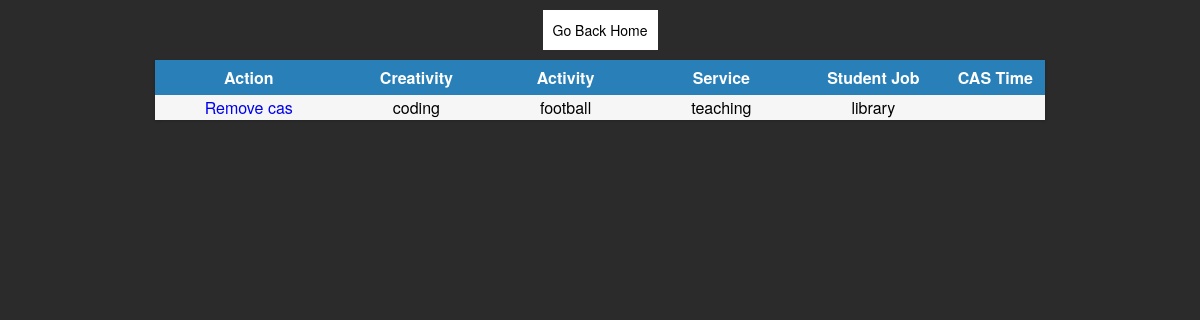
The page /yourcases.php (signed in) on the database its author committed.
### tables this page shows
CREATE TABLE caschoices(id integer primary key, userid integer, username text, creativity text, activity text, service text, studentjob text);

### yourcases.php (the view, shortened to what this page needs)
<?php
session_start();echo '<center><div class="wrap"><a href="admin.php" class="go">Go Back Home</a></div></center>';?>
<?php
$conn = new PDO('sqlite:db_member.sqlite3');
$select = "select caschoices.id as notrem, * from caschoices where userid=:sessionid";
$stmt = $conn->prepare($select);
$stmt->bindParam(':sessionid', $_SESSION[id]);
$stmt->execute();
$result=$stmt->fetchAll();
echo '<center>';
echo '<table class="table row">';
echo '<th class="cell"><b>Action</b></th>
	<th class="cell"><b>Creativity</b></th>
	<th class="cell"><b>Activity</b></th>
	<th class="cell"><b>Service</b></th>
	<th class="cell"><b>Student Job</b></th>
	<th class="cell"><b>CAS Time</b></th>';
foreach($result as $x){
echo '
	<tr class="row"><td><a href=?del='.$x[notrem].' style="text-decoration: none;">Remove cas</a></td><td>'.$x['creativity'].'</td><td>'.$x['activity'].'</td><td>'.$x['service'].'</td><td>'.$x['studentjob'].'</td><td>'.$x['tprice'].'</td></tr>';
}
echo '</table>';
echo '</center>';
?>

### yourcases.php (style rules this page uses)
.wrap { margin: 20px; }
.table { margin: 0px 0 40px 0; width: 100%; box-shadow: 0 1px 3px rgba(0, 0, 0, 0.2); display: table; border-collapse: collapse;; top:30px; }
.row { display: table-row; background: #f6f6f6; }
.row:nth-of-type(odd) { background: #e9e9e9; }
td { color: black; }
th { background: #2980b9; color: white; }
.cell { padding: 6px 12px; display: table-cell; }
.go { background:white; color:Black; padding:10px; text-decoration:none; }
td { padding-left:50px; padding-right:50px; text-align: center; }

### rows shown on the page
caschoices: creativity "coding", activity "football", service "teaching", studentjob "library"
